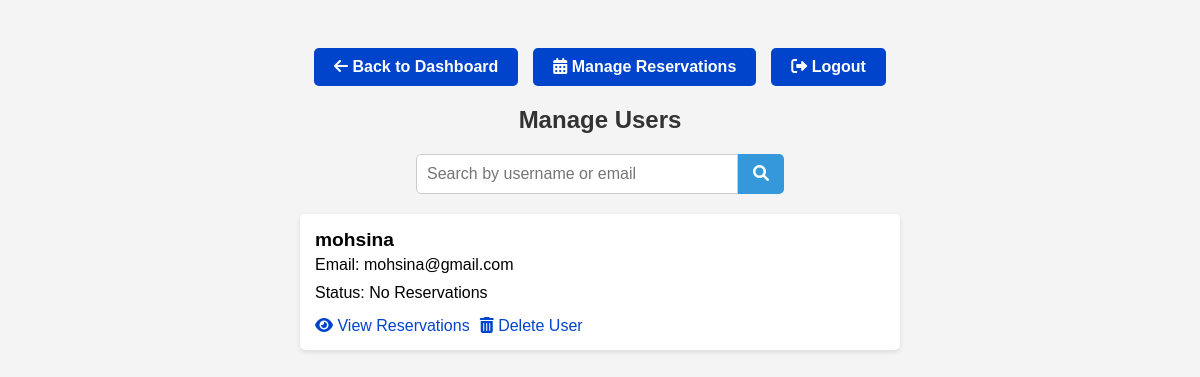
Page /manage_users.php (signed in) on the committed database.
### tables this page shows
CREATE TABLE `users` (
  `user_id` int(11) NOT NULL,
  `username` varchar(50) NOT NULL,
  `password` varchar(255) NOT NULL,
  `email` varchar(100) DEFAULT NULL,
  `role` enum('user','admin') DEFAULT 'user'
);

### manage_users.php (the view, shortened to what this page needs)
<?php
$conn = new mysqli("localhost", "root", "", "ground");
$searchTerm = '';
$query = "SELECT u.*, COALESCE(r.status, 'No Reservations') AS reservation_status
          FROM users u
          LEFT JOIN reservations r ON u.user_id = r.user_id
          WHERE u.role != 'admin'";
$query .= " GROUP BY u.user_id";
$stmt = $conn->prepare($query);
$stmt->execute();
$result = $stmt->get_result();
?>
<!DOCTYPE html>
<html lang="en">
<head>
    <link rel="stylesheet" href="https://cdnjs.cloudflare.com/ajax/libs/font-awesome/6.0.0-beta3/css/all.min.css">
</head>
<body>
<div class="nav-buttons">
    <a href="admin.php" class="button"><i class="fas fa-arrow-left"></i> Back to Dashboard</a>
    <a href="manage_reservations.php" class="button"><i class="fas fa-calendar-alt"></i> Manage Reservations</a>
    <a href="logout.php" class="button"><i class="fas fa-sign-out-alt"></i> Logout</a>
</div>
    <h2>Manage Users</h2>
    <form method="POST" class="search-bar">
        <input type="text" name="search" placeholder="Search by username or email" value="<?php echo htmlspecialchars($searchTerm); ?>">
        <button type="submit"><i class="fas fa-search"></i></button>
    </form>
    <div class="wrapper">
        <div class="card-container">
            <?php while ($user = $result->fetch_assoc()): ?>
                <div class="card">
                    <h3><?php echo htmlspecialchars($user['username']); ?></h3>
                    <p>Email: <?php echo htmlspecialchars($user['email']); ?></p>
                    <p>Status: <?php echo htmlspecialchars($user['reservation_status']); ?></p>
                    <div class="actions">
                        <a href="view_reservations.php?user_id=<?php echo $user['user_id']; ?>"><i class="fas fa-eye"></i> View Reservations</a>
                        <a href="delete_user.php?user_id=<?php echo $user['user_id']; ?>" onclick="return confirm('Are you sure you want to delete this user?');"><i class="fas fa-trash-alt"></i> Delete User</a>
                    </div>
                </div>
            <?php endwhile; ?>
        </div>
    </div>
</body>
</html>

### manage_users.php (style rules this page uses)
body { font-family: Arial, sans-serif; background-color: #f4f4f4; display: flex; flex-direction: column; align-items: center; padding: 20px; }
h2 { color: #333; text-align: center; }
.search-bar { margin-bottom: 20px; display: flex; justify-content: center; }
.search-bar input { padding: 10px; width: 300px; border: 1px solid #ccc; border-radius: 5px 0 0 5px; outline: none; font-size: 16px; }
.search-bar button { padding: 10px 15px; border: none; border-radius: 0 5px 5px 0; background-color: #3498db; color: white; font-size: 16px; cursor: pointer; transition: background-color 0.3s; }
.wrapper { display: flex; flex-direction: column; align-items: center; width: 100%; max-width: 600px; }
.card-container { display: flex; flex-direction: column; gap: 10px; width: 100%; }
.card { background: white; border-radius: 5px; box-shadow: 0 2px 5px rgba(0, 0, 0, 0.1); padding: 15px; transition: transform 0.2s; display: flex; flex-direction: column; align-items: flex-start; }
.card h3 { margin: 0; font-size: 1.2em; }
.card p { margin: 5px 0; }
.actions { margin-top: 10px; display: flex; gap: 10px; }
.actions a { text-decoration: none; color: #0044cc; }
.button { display: inline-block; background-color: #0044cc; color: #fff; padding: 10px 20px; border-radius: 5px; text-decoration: none; font-weight: bold; text-align: center; transition: background-color 0.3s; }
.nav-buttons { display: flex; justify-content: flex-start; gap: 15px; margin-top: 20px; }
.nav-buttons { display: flex; gap: 15px; }

### rows in the picture
users: username "mohsina", email "mohsina@gmail.com", reservation_status "No Reservations"
